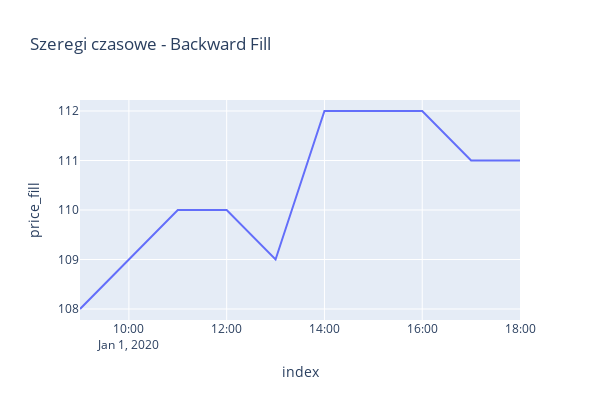

Notebook source saved alongside this figure:
### Code cell
df_plotly = df.reset_index()
df_plotly['price_fill'] = df_plotly['price'].fillna(method='bfill')
px.line(df_plotly, 'index', 'price_fill', width=600, height=400, title='Szeregi czasowe - Backward Fill')

### Figure 1 — Plotly figure (JSON) as saved in the notebook; plotly's stock layout.template omitted (floating-point values rounded to 4 significant figures)
{"data": [{"hovertemplate": "index=%{x}<br>price_fill=%{y}<extra></extra>", "legendgroup": "", "line": {"color": "#636efa", "dash": "solid"}, "marker": {"symbol": "circle"}, "mode": "lines", "name": "", "orientation": "v", "showlegend": false, "type": "scatter", "x": ["2020-01-01T09:00:00", "2020-01-01T10:00:00", "2020-01-01T11:00:00", "2020-01-01T12:00:00", "2020-01-01T13:00:00", "2020-01-01T14:00:00", "2020-01-01T15:00:00", "2020-01-01T16:00:00", "2020-01-01T17:00:00", "2020-01-01T18:00:00"], "xaxis": "x", "y": [108, 109, 110, 110, 109, 112, 112, 112, 111, 111], "yaxis": "y"}], "layout": {"height": 400, "legend": {"tracegroupgap": 0}, "title": {"text": "Szeregi czasowe - Backward Fill"}, "width": 600, "xaxis": {"anchor": "y", "domain": [0, 1], "title": {"text": "index"}}, "yaxis": {"anchor": "x", "domain": [0, 1], "title": {"text": "price_fill"}}}}
